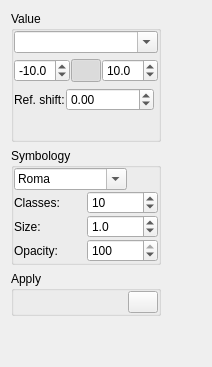
              <widget class="QWidget" name="tab_map">
               <attribute name="title">
                <string>Map</string>
               </attribute>
               <layout class="QGridLayout" name="gridLayout_4">
                <item row="1" column="0">
                 <layout class="QVBoxLayout" name="verticalLayout_6">
                  <item>
                   <widget class="QGroupBox" name="groupBox_7">
                    <property name="sizePolicy">
                     <sizepolicy hsizetype="Fixed" vsizetype="Preferred">
                      <horstretch>0</horstretch>
                      <verstretch>0</verstretch>
                     </sizepolicy>
                    </property>
                    <property name="minimumSize">
                     <size>
                      <width>150</width>
                      <height>0</height>
                     </size>
                    </property>
                    <property name="autoFillBackground">
                     <bool>false</bool>
                    </property>
                    <property name="title">
                     <string>Value</string>
                    </property>
                    <property name="flat">
                     <bool>true</bool>
                    </property>
                    <layout class="QVBoxLayout" name="verticalLayout_10">
                     <property name="spacing">
                      <number>-1</number>
                     </property>
                     <property name="leftMargin">
                      <number>0</number>
                     </property>
                     <property name="topMargin">
                      <number>0</number>
                     </property>
                     <property name="rightMargin">
                      <number>0</number>
                     </property>
                     <property name="bottomMargin">
                      <number>0</number>
                     </property>
                     <item>
                      <widget class="QComboBox" name="cb_select_field">
                       <property name="enabled">
                        <bool>true</bool>
                       </property>
                       <property name="font">
                        <font>
                         <strikeout>false</strikeout>
                        </font>
                       </property>
                       <property name="acceptDrops">
                        <bool>false</bool>
                       </property>
                       <property name="toolTip">
                        <string>Select field</string>
                       </property>
                       <property name="autoFillBackground">
                        <bool>false</bool>
                       </property>
                       <property name="editable">
                        <bool>true</bool>
                       </property>
                      </widget>
                     </item>
                     <item>
                      <layout class="QHBoxLayout" name="horizontalLayout_9">
                       <property name="spacing">
                        <number>1</number>
                       </property>
                       <item>
                        <widget class="QDoubleSpinBox" name="sb_symbol_lower_range">
                         <property name="sizePolicy">
                          <sizepolicy hsizetype="Preferred" vsizetype="Fixed">
                           <horstretch>0</horstretch>
                           <verstretch>0</verstretch>
                          </sizepolicy>
                         </property>
                         <property name="toolTip">
                          <string>Min symbology value</string>
                         </property>
                         <property name="decimals">
                          <number>1</number>
                         </property>
                         <property name="minimum">
                          <double>-1000000000.000000000000000</double>
                         </property>
                         <property name="maximum">
                          <double>1000000000.000000000000000</double>
                         </property>
                         <property name="value">
                          <double>-10.000000000000000</double>
                         </property>
                        </widget>
                       </item>
                       <item>
                        <widget class="QPushButton" name="cb_symbol_range_sync">
                         <property name="sizePolicy">
                          <sizepolicy hsizetype="Fixed" vsizetype="Fixed">
                           <horstretch>0</horstretch>
                           <verstretch>0</verstretch>
                          </sizepolicy>
                         </property>
                         <property name="minimumSize">
                          <size>
                           <width>0</width>
                           <height>0</height>
                          </size>
                         </property>
                         <property name="maximumSize">
                          <size>
                           <width>30</width>
                           <height>30</height>
                          </size>
                         </property>
                         <property name="toolTip">
                          <string>Synchronize range</string>
                         </property>
                         <property name="autoFillBackground">
                          <bool>false</bool>
                         </property>
                         <property name="styleSheet">
                          <string notr="true">QPushButton:hover {
    border: 1px solid #bbb;
}

</string>
                         </property>
                         <property name="text">
                          <string/>
                         </property>
                         <property name="icon">
                          <iconset>
                           <normaloff>:/icons/icons/synched.svg</normaloff>:/icons/icons/synched.svg</iconset>
                         </property>
                         <property name="iconSize">
                          <size>
                           <width>20</width>
                           <height>20</height>
                          </size>
                         </property>
                         <property name="checkable">
                          <bool>true</bool>
                         </property>
                         <property name="checked">
                          <bool>true</bool>
                         </property>
                         <property name="flat">
                          <bool>true</bool>
                         </property>
                        </widget>
                       </item>
                       <item>
                        <widget class="QDoubleSpinBox" name="sb_symbol_upper_range">
                         <property name="sizePolicy">
                          <sizepolicy hsizetype="Preferred" vsizetype="Fixed">
                           <horstretch>0</horstretch>
                           <verstretch>0</verstretch>
                          </sizepolicy>
                         </property>
                         <property name="toolTip">
                          <string>Max symbology value</string>
                         </property>
                         <property name="decimals">
                          <number>1</number>
                         </property>
                         <property name="minimum">
                          <double>-1000000000.000000000000000</double>
                         </property>
                         <property name="maximum">
                          <double>1000000000.000000000000000</double>
                         </property>
                         <property name="value">
                          <double>10.000000000000000</double>
                         </property>
                        </widget>
                       </item>
                      </layout>
                     </item>
                     <item>
                      <layout class="QHBoxLayout" name="horizontalLayout_13">
                       <property name="spacing">
                        <number>1</number>
                       </property>
                       <item>
                        <widget class="QLabel" name="label_7">
                         <property name="text">
                          <string>Ref. shift:</string>
                         </property>
                        </widget>
                       </item>
                       <item>
                        <widget class="QDoubleSpinBox" name="sb_symbol_value_offset">
                         <property name="sizePolicy">
                          <sizepolicy hsizetype="Preferred" vsizetype="Fixed">
                           <horstretch>0</horstretch>
                           <verstretch>0</verstretch>
                          </sizepolicy>
                         </property>
                         <property name="toolTip">
                          <string>Offset the values</string>
                         </property>
                         <property name="decimals">
                          <number>2</number>
                         </property>
                         <property name="minimum">
                          <double>-1000000000.000000000000000</double>
                         </property>
                         <property name="maximum">
                          <double>1000000000.000000000000000</double>
                         </property>
                         <property name="value">
                          <double>0.000000000000000</double>
                         </property>
                        </widget>
                       </item>
                       <item>
                        <spacer name="horizontalSpacer_13">
                         <property name="orientation">
                          <enum>Qt::Horizontal</enum>
                         </property>
                         <property name="sizeHint" stdset="0">
                          <size>
                           <width>40</width>
                           <height>20</height>
                          </size>
                         </property>
                        </spacer>
                       </item>
                      </layout>
                     </item>
                     <item>
                      <layout class="QHBoxLayout" name="horizontalLayout_8">
                       <property name="spacing">
                        <number>1</number>
                       </property>
                       <item>
                        <widget class="QPushButton" name="pb_range_from_data">
                         <property name="sizePolicy">
                          <sizepolicy hsizetype="Fixed" vsizetype="Fixed">
                           <horstretch>0</horstretch>
                           <verstretch>0</verstretch>
                          </sizepolicy>
                         </property>
                         <property name="minimumSize">
                          <size>
                           <width>0</width>
                           <height>0</height>
                          </size>
                         </property>
                         <property name="maximumSize">
                          <size>
                           <width>30</width>
                           <height>30</height>
                          </size>
                         </property>
                         <property name="toolTip">
                          <string>Min/Max from data</string>
                         </property>
                         <property name="styleSheet">
                          <string notr="true">QPushButton:hover {
    border: 1px solid #bbb;
}
</string>
                         </property>
                         <property name="text">
                          <string/>
                         </property>
                         <property name="icon">
                          <iconset>
                           <normaloff>:/icons/icons/data_range.svg</normaloff>:/icons/icons/data_range.svg</iconset>
                         </property>
                         <property name="iconSize">
                          <size>
                           <width>20</width>
                           <height>20</height>
                          </size>
                         </property>
                         <property name="checkable">
                          <bool>false</bool>
                         </property>
                         <property name="checked">
                          <bool>false</bool>
                         </property>
                         <property name="autoExclusive">
                          <bool>false</bool>
                         </property>
                         <property name="flat">
                          <bool>true</bool>
                         </property>
                        </widget>
                       </item>
                       <item>
                        <spacer name="horizontalSpacer_12">
                         <property name="orientation">
                          <enum>Qt::Horizontal</enum>
                         </property>
                         <property name="sizeHint" stdset="0">
                          <size>
                           <width>40</width>
                           <height>20</height>
                          </size>
                         </property>
                        </spacer>
                       </item>
                      </layout>
                     </item>
                    </layout>
                   </widget>
                  </item>
                  <item>
                   <widget class="QGroupBox" name="groupBox_9">
                    <property name="sizePolicy">
                     <sizepolicy hsizetype="Fixed" vsizetype="Preferred">
                      <horstretch>0</horstretch>
                      <verstretch>0</verstretch>
                     </sizepolicy>
                    </property>
                    <property name="minimumSize">
                     <size>
                      <width>150</width>
                      <height>0</height>
                     </size>
                    </property>
                    <property name="autoFillBackground">
                     <bool>false</bool>
                    </property>
                    <property name="title">
                     <string>Symbology</string>
                    </property>
                    <property name="flat">
                     <bool>true</bool>
                    </property>
                    <layout class="QVBoxLayout" name="verticalLayout_16" stretch="0">
                     <property name="spacing">
                      <number>-1</number>
                     </property>
                     <property name="leftMargin">
                      <number>0</number>
                     </property>
                     <property name="topMargin">
                      <number>0</number>
                     </property>
                     <property name="rightMargin">
                      <number>0</number>
                     </property>
                     <property name="bottomMargin">
                      <number>0</number>
                     </property>
                     <item>
                      <layout class="QVBoxLayout" name="verticalLayout_15">
                       <property name="spacing">
                        <number>1</number>
                       </property>
                       <item>
                        <layout class="QHBoxLayout" name="horizontalLayout">
                         <property name="spacing">
                          <number>1</number>
                         </property>
                         <item>
                          <widget class="QComboBox" name="cmb_colormap">
                           <property name="toolTip">
                            <string>Select colormap</string>
                           </property>
                           <property name="autoFillBackground">
                            <bool>false</bool>
                           </property>
                           <property name="editable">
                            <bool>true</bool>
                           </property>
                           <property name="iconSize">
                            <size>
                             <width>24</width>
                             <height>16</height>
                            </size>
                           </property>
                           <item>
                            <property name="text">
                             <string>Roma</string>
                            </property>
                            <property name="icon">
                             <iconset>
                              <normaloff>:/colormaps/icons/colormaps/roma.png</normaloff>:/colormaps/icons/colormaps/roma.png</iconset>
                            </property>
                           </item>
                           <item>
                            <property name="text">
                             <string>Vik</string>
                            </property>
                            <property name="icon">
                             <iconset>
                              <normaloff>:/colormaps/icons/colormaps/vik.png</normaloff>:/colormaps/icons/colormaps/vik.png</iconset>
                            </property>
                           </item>
                           <item>
                            <property name="text">
                             <string>Turbo</string>
                            </property>
                            <property name="icon">
                             <iconset>
                              <normaloff>:/colormaps/icons/colormaps/turbo.png</normaloff>:/colormaps/icons/colormaps/turbo.png</iconset>
                            </property>
                           </item>
                           <item>
                            <property name="text">
                             <string>Gray</string>
                            </property>
                            <property name="icon">
                             <iconset>
                              <normaloff>:/colormaps/icons/colormaps/gray.png</normaloff>:/colormaps/icons/colormaps/gray.png</iconset>
                            </property>
                           </item>
                          </widget>
                         </item>
                         <item>
                          <widget class="QPushButton" name="pb_colormap_reverse">
                           <property name="maximumSize">
                            <size>
                             <width>30</width>
                             <height>30</height>
                            </size>
                           </property>
                           <property name="toolTip">
                            <string>Reverse colormap</string>
                           </property>
                           <property name="autoFillBackground">
                            <bool>false</bool>
                           </property>
                           <property name="styleSheet">
                            <string notr="true">QPushButton:hover {
    border: 1px solid #bbb;
}
</string>
                           </property>
                           <property name="text">
                            <string/>
                           </property>
                           <property name="icon">
                            <iconset>
                             <normaloff>:/icons/icons/reverse.svg</normaloff>:/icons/icons/reverse.svg</iconset>
                           </property>
                           <property name="iconSize">
                            <size>
                             <width>20</width>
                             <height>20</height>
                            </size>
                           </property>
                           <property name="checkable">
                            <bool>true</bool>
                           </property>
                           <property name="flat">
                            <bool>true</bool>
                           </property>
                          </widget>
                         </item>
                        </layout>
                       </item>
                       <item>
                        <layout class="QHBoxLayout" name="horizontalLayout_5">
                         <property name="spacing">
                          <number>1</number>
                         </property>
                         <item>
                          <widget class="QLabel" name="label_6">
                           <property name="text">
                            <string>Classes:</string>
                           </property>
                          </widget>
                         </item>
                         <item>
                          <widget class="QSpinBox" name="sb_symbol_classes">
                           <property name="sizePolicy">
                            <sizepolicy hsizetype="Preferred" vsizetype="Fixed">
                             <horstretch>0</horstretch>
                             <verstretch>0</verstretch>
                            </sizepolicy>
                           </property>
                           <property name="toolTip">
                            <string>Number of classes</string>
                           </property>
                           <property name="minimum">
                            <number>1</number>
                           </property>
                           <property name="value">
                            <number>10</number>
                           </property>
                          </widget>
                         </item>
                        </layout>
                       </item>
                       <item>
                        <layout class="QHBoxLayout" name="horizontalLayout_4">
                         <property name="spacing">
                          <number>1</number>
                         </property>
                         <item>
                          <widget class="QLabel" name="label_3">
                           <property name="text">
                            <string>Size:</string>
                           </property>
                          </widget>
                         </item>
                         <item>
                          <widget class="QDoubleSpinBox" name="sb_symbol_size">
                           <property name="sizePolicy">
                            <sizepolicy hsizetype="Preferred" vsizetype="Fixed">
                             <horstretch>0</horstretch>
                             <verstretch>0</verstretch>
                            </sizepolicy>
                           </property>
                           <property name="toolTip">
                            <string>Symbol size</string>
                           </property>
                           <property name="decimals">
                            <number>1</number>
                           </property>
                           <property name="singleStep">
                            <double>0.100000000000000</double>
                           </property>
                           <property name="value">
                            <double>1.000000000000000</double>
                           </property>
                          </widget>
                         </item>
                        </layout>
                       </item>
                       <item>
                        <layout class="QHBoxLayout" name="horizontalLayout_3">
                         <property name="spacing">
                          <number>1</number>
                         </property>
                         <item>
                          <widget class="QLabel" name="label_4">
                           <property name="text">
                            <string>Opacity:</string>
                           </property>
                          </widget>
                         </item>
                         <item>
                          <widget class="QSpinBox" name="sb_symbol_opacity">
                           <property name="sizePolicy">
                            <sizepolicy hsizetype="Preferred" vsizetype="Fixed">
                             <horstretch>0</horstretch>
                             <verstretch>0</verstretch>
                            </sizepolicy>
                           </property>
                           <property name="toolTip">
                            <string>Symbol opacity</string>
                           </property>
                           <property name="maximum">
                            <number>100</number>
                           </property>
                           <property name="singleStep">
                            <number>10</number>
                           </property>
                           <property name="value">
                            <number>100</number>
                           </property>
                          </widget>
                         </item>
                        </layout>
                       </item>
                      </layout>
                     </item>
                    </layout>
                   </widget>
                  </item>
                  <item>
                   <widget class="QGroupBox" name="groupBox_11">
                    <property name="sizePolicy">
                     <sizepolicy hsizetype="Fixed" vsizetype="Preferred">
                      <horstretch>0</horstretch>
                      <verstretch>0</verstretch>
                     </sizepolicy>
                    </property>
                    <property name="minimumSize">
                     <size>
                      <width>150</width>
                      <height>0</height>
                     </size>
                    </property>
                    <property name="autoFillBackground">
                     <bool>false</bool>
                    </property>
                    <property name="title">
                     <string>Apply</string>
                    </property>
                    <property name="flat">
                     <bool>true</bool>
                    </property>
                    <layout class="QVBoxLayout" name="verticalLayout_18">
                     <property name="spacing">
                      <number>-1</number>
                     </property>
                     <property name="leftMargin">
                      <number>0</number>
                     </property>
                     <property name="topMargin">
                      <number>0</number>
                     </property>
                     <property name="rightMargin">
                      <number>0</number>
                     </property>
                     <property name="bottomMargin">
                      <number>0</number>
                     </property>
                     <item>
                      <layout class="QHBoxLayout" name="horizontalLayout_7">
                       <property name="spacing">
                        <number>1</number>
                       </property>
                       <item>
                        <spacer name="horizontalSpacer_9">
                         <property name="orientation">
                          <enum>Qt::Horizontal</enum>
                         </property>
                         <property name="sizeHint" stdset="0">
                          <size>
                           <width>40</width>
                           <height>20</height>
                          </size>
                         </property>
                        </spacer>
                       </item>
                       <item>
                        <widget class="QPushButton" name="pb_symbology_live">
                         <property name="maximumSize">
                          <size>
                           <width>30</width>
                           <height>30</height>
                          </size>
                         </property>
                         <property name="toolTip">
                          <string>Apply on the fly</string>
                         </property>
                         <property name="autoFillBackground">
                          <bool>false</bool>
                         </property>
                         <property name="styleSheet">
                          <string notr="true">QPushButton:hover {
    border: 1px solid #bbb;
}
</string>
                         </property>
                         <property name="text">
                          <string/>
                         </property>
                         <property name="icon">
                          <iconset>
                           <normaloff>:/icons/icons/apply_symbology_on-the-fly.svg</normaloff>:/icons/icons/apply_symbology_on-the-fly.svg</iconset>
                         </property>
                         <property name="iconSize">
                          <size>
                           <width>20</width>
                           <height>20</height>
                          </size>
                         </property>
                         <property name="checkable">
                          <bool>true</bool>
                         </property>
                         <property name="autoDefault">
                          <bool>false</bool>
                         </property>
                         <property name="default">
                          <bool>false</bool>
                         </property>
                         <property name="flat">
                          <bool>true</bool>
                         </property>
                        </widget>
                       </item>
                       <item>
                        <widget class="QPushButton" name="pb_symbology">
                         <property name="sizePolicy">
                          <sizepolicy hsizetype="Fixed" vsizetype="Fixed">
                           <horstretch>0</horstretch>
                           <verstretch>0</verstretch>
                          </sizepolicy>
                         </property>
                         <property name="minimumSize">
                          <size>
                           <width>0</width>
                           <height>0</height>
                          </size>
                         </property>
                         <property name="maximumSize">
                          <size>
                           <width>30</width>
                           <height>30</height>
                          </size>
                         </property>
                         <property name="toolTip">
                          <string>Apply symbology</string>
                         </property>
                         <property name="text">
                          <string/>
                         </property>
                         <property name="icon">
                          <iconset>
                           <normaloff>:/icons/icons/apply_symbology.svg</normaloff>:/icons/icons/apply_symbology.svg</iconset>
                         </property>
                         <property name="iconSize">
                          <size>
                           <width>20</width>
                           <height>20</height>
                          </size>
                         </property>
                        </widget>
                       </item>
                      </layout>
                     </item>
                    </layout>
                   </widget>
                  </item>
                 </layout>
                </item>
                <item row="2" column="0">
                 <spacer name="verticalSpacer_3">
                  <property name="orientation">
                   <enum>Qt::Vertical</enum>
                  </property>
                  <property name="sizeHint" stdset="0">
                   <size>
                    <width>20</width>
                    <height>40</height>
                   </size>
                  </property>
                 </spacer>
                </item>
                <item row="1" column="1">
                 <spacer name="horizontalSpacer_8">
                  <property name="orientation">
                   <enum>Qt::Horizontal</enum>
                  </property>
                  <property name="sizeHint" stdset="0">
                   <size>
                    <width>40</width>
                    <height>20</height>
                   </size>
                  </property>
                 </spacer>
                </item>
               </layout>
              </widget>
